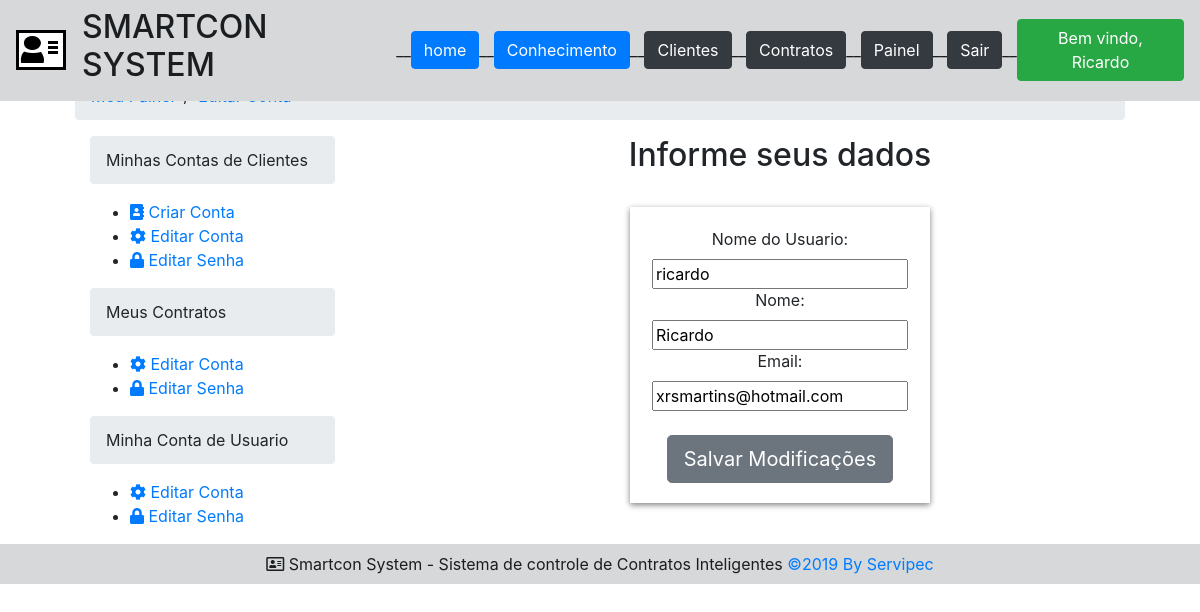
Before: /editar/ (signed in) with the older database file.
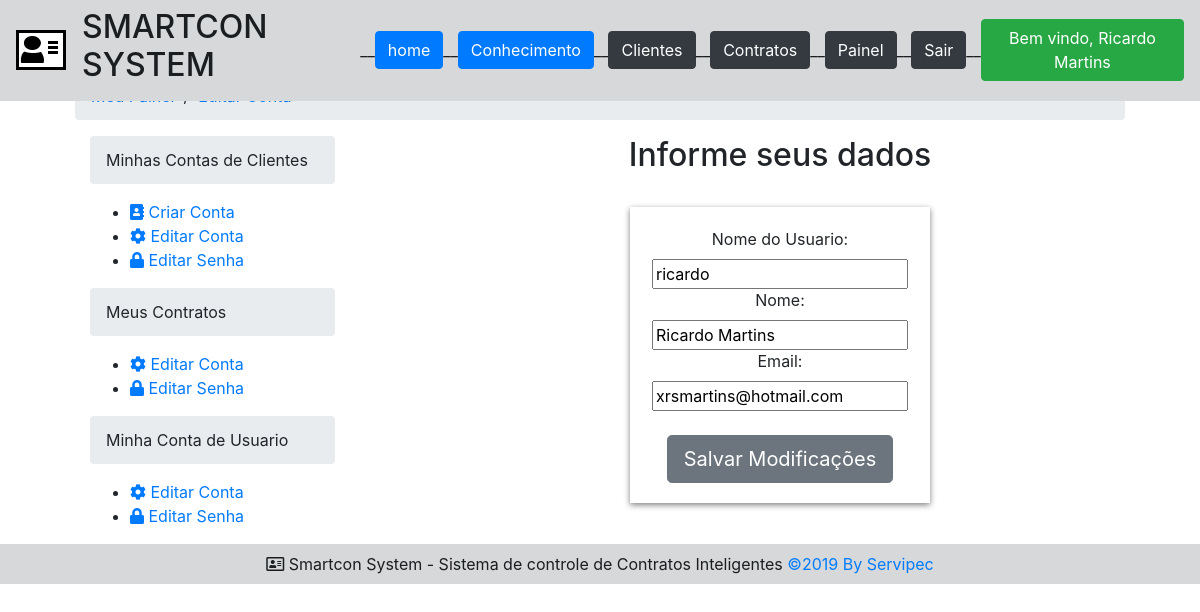
After: the same page with the newer database file.
### usuario/models.py (models this page shows, shortened)
class Usuario(AbstractBaseUser,PermissionsMixin):
	username = models.CharField('Nome do Usuario', max_length=30,unique=True,default='')
	name = models.CharField('Nome',max_length=50,blank = True)
	email = models.EmailField('Email',default='')
	is_active = models.BooleanField('Esta ativo',blank=True,default=True)
	is_staff = models.BooleanField('Master',blank=True,default=False)
	salt = models.CharField('Salt',max_length=10)
	access = models.IntegerField(null=True, blank=True)
	ip_last = models.GenericIPAddressField(null=True, blank=True)
	date_joined = models.DateTimeField(
		'Criando em',auto_now_add=True
	)
	update_at = models.DateTimeField(
		'Atualizado em',auto_now=True
	)
	objects = UserManager()
	EMAIL_FIELD = 'email'
	USERNAME_FIELD = 'username'
	REQUIRED_FIELDS =  ['email']
	def __str__(self):
		return self.name or self.username
	class Meta:
		verbose_name = 'Usuário'
		verbose_name_plural = 'Usuários'
		ordering = ['name']

### usuario/views.py (the view)
# urls.py: path('editar/',views.editar ,name='editar'),
@login_required
def editar(request):
	template_name = 'editar.html'
	context = {}
	if request.method == 'POST':
		form = EditarConta(request.POST, instance=request.user)
		if form.is_valid():
			form.save()
			form = EditarConta(instance=request.user)
			context['success'] = True
	else:
		form = EditarConta(instance=request.user)
	context['form'] = form
	return render(request, template_name,context)

### usuario/forms.py (shortened to what this page needs)
class EditarConta(forms.ModelForm):
	class Meta:
		model = User
		fields = ['username','name','email']

### usuario/templates/editar.html (shortened to what this page needs)
{% extends "painel.html" %}
{% block breadcrumb %}
{{ block.super }}
<li><a href="#">Editar Conta</a></li>
{% endblock %}
{% block dash_content  %}
<h2 class="text-center">Informe seus dados</h2>
<form class="form-signin text-center" method="POST">
	<fieldset>
		<div class="account-wall col">
		  		{% for field in form %}
		  	<div class="control-group">
		  		{{ field.label_tag }}<br />
		  		{{ field }}
		  	</div>
		  	{% endfor %}
		  	<div class="control-group">
		  		<br />
		  		<button type="submit" class="btn btn-lg btn-secondary">
		  			Salvar Modificações
		  		</button>
		  	</div>
		 </div>
	</fieldset>
</form>
{% endblock %}

### sistema/templates/base.html (shortened to what this page needs)
<!doctype html>
{% load static %}
<html lang="pt-br">
<head>
    <link rel="stylesheet" href="https://use.fontawesome.com/releases/v5.6.3/css/all.css">
    <link rel="stylesheet" href="{% static 'css/fontawesome-all.css' %}">
    <link rel="stylesheet" href="{% static 'css/bootstrap.css' %}" />
    <link rel="stylesheet" href="{% static 'css/style.css' %}" />
</head>
<body>
    <div class="mainhead">
        <nav class="navbar navbar-expand-lg navbar-light alert-dark fixed-top">
            <img src="{% static 'img/cliente.png' %}" class="mr-3" alt="...">
            <h2> SMARTCON SYSTEM </h2>
            <div>__</div>
            <a href="{% url 'home' %}">
                <button class="btn  btn-primary">home</button>
            </a>
            <div>__</div>
            <a href="#">
                <button type="button" class="btn btn-primary">Conhecimento</button>
            </a>
            <div>__</div>
            {% if user.is_authenticated %}
            <a href="{% url 'cli:cliente' %}">
                <button type="button" class="btn btn-dark">Clientes</button>
            </a>
            <div>__</div>
            <a href="#">
                <button type="button" class="btn btn-dark">Contratos</button>
            </a>
            <div>__</div>
            <a href="{% url 'sis:painel' %}">
                <button type="button" class="btn btn-dark">Painel</button>
            </a>
            <div>__</div>
            <a href="{% url 'sis:logout' %}">
                <button type="button" class="btn btn-dark">Sair</button>
            </a>
            <div>__</div>
            <div class="btn btn-success">
                 Bem vindo, {{ user }}
            </div>
            {% else %}
            <a href="{% url 'sis:login' %}">
                <button type="button" class="btn btn-dark">Login</button>
            </a>
            {% endif %}
        </nav>
        <br /><br /><br />
    </div>
    <div class="mainbody">
        {% block content %}
        {% endblock %}
    </div>
    <div class="footer">
        <nav class="navbar navbar-expand-lg navbar-light alert-dark">
            <div class="footerline">
            <i class="far fa-address-card"></i>
            Smartcon System - Sistema de controle de Contratos Inteligentes
            <a href="https://www.servipec.com.br" target="Servipec">&copy;2019 By  Servipec</a>
            </div>
        </nav>
    </div>
</body>
</html>

Changed rows visible on the page:
changed Usuario "ricardo": name "Ricardo" → "Ricardo Martins"
